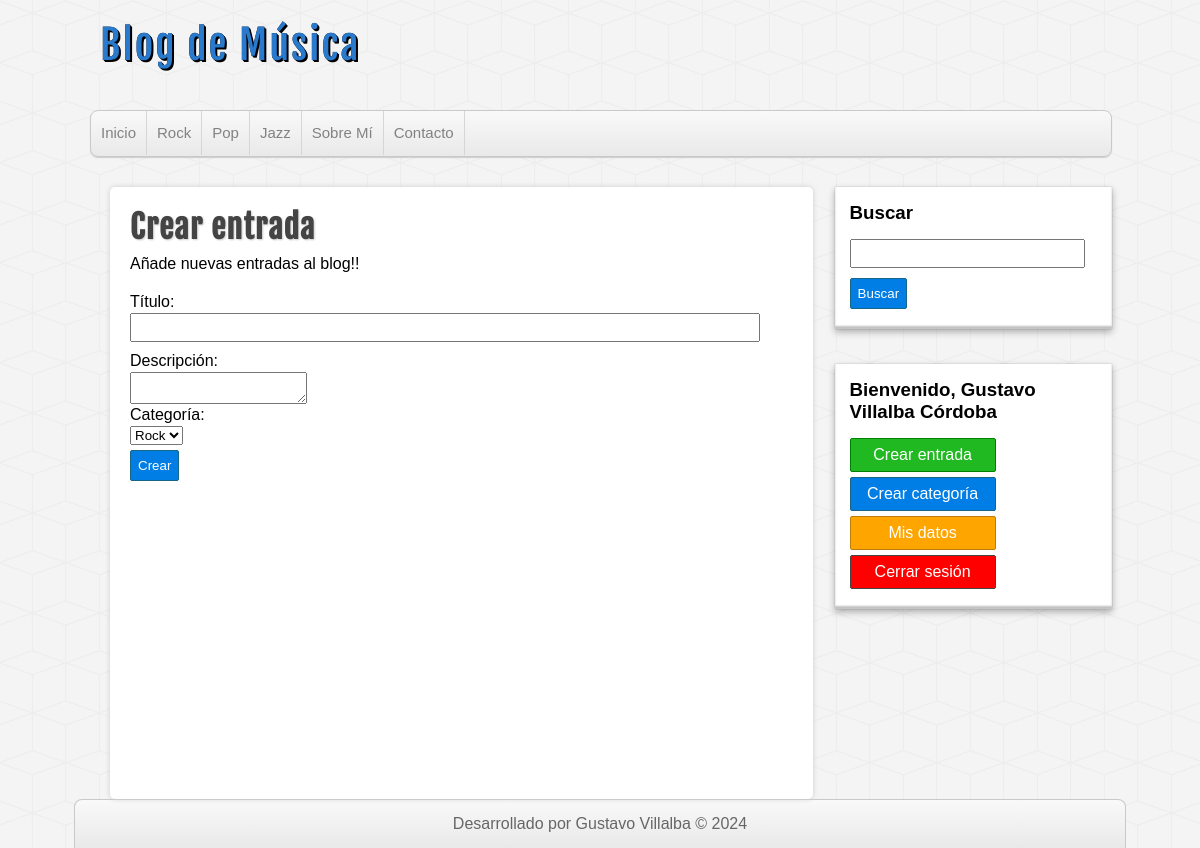
The app's page /crear-entradas.php (signed in) with its own data.
### tables this page shows
CREATE TABLE categorias (
    id int(255) auto_increment not null,
    nombre varchar(100) not null,
    CONSTRAINT pk_categorias PRIMARY KEY(id)
);

### includes/helpers.php (called while the page is built, shortened)
<?php
function getCategories($db){
    $sql = "SELECT * FROM categorias ORDER BY id";
    $categorias = mysqli_query($db, $sql);
    $result = array();
    if($categorias && mysqli_num_rows($categorias)>=1){
        $result = $categorias;
    }
    return $result;
}
?>

### crear-entradas.php (the view, shortened to what this page needs)
<?php require_once "includes/header.php";?>
<?php require_once "includes/lateral.php";?>
<?php include_once "includes/helpers.php"; ?>
<div id="principal">
    <h1>Crear entrada</h1>
    <p>Añade nuevas entradas al blog!!</p>
    <br>
    <form action="guardar-entrada.php" method="POST">
        <label for="title">Título:</label>
        <input type="text" name="title">
        <label for="description">Descripción:</label>
        <textarea name="description"></textarea>
        <label for="category">Categoría:</label>
        <select name="category">
            <?php
                $categorias = getCategories($db);
                if(!empty($categorias)):
                    while ($categoria = mysqli_fetch_assoc($categorias)):
            ?>
            <option value="<?=$categoria['id']?>">
                <?=$categoria['nombre']?>
            </option>
           <?php
                endwhile;
                endif;
            ?>
        </select>
        <input type="submit" value="Crear">
    </form>
</div>
<?php require_once "includes/footer.php";?>

### includes/header.php (shortened to what this page needs)
<?php require_once "GestorBD.php";?>
<?php include_once "includes/helpers.php"; ?>
<html lang="es">
    <head>
        <link rel="stylesheet" href="assets/css/style.css">
    </head>
    <body>
        <header id="header">
            <div id="logo">
                <a href="index.php">
                    Blog de Música
                </a>
            </div>
            <nav id="nav">
                <ul>
                    <li>
                        <a href="index.php">Inicio</a>
                    </li>
                    <?php
                        $categorias = getCategories($db);
                        if(!empty($categorias)):
                            while ($categoria = mysqli_fetch_assoc($categorias)):
                    ?>
                        <li>
                            <a href="categorie.php?id=<?=$categoria['id']?>"><?=$categoria['nombre']?></a>
                        </li>
                    <?php
                            endwhile;
                        endif;
                    ?>
                    <li>
                        <a href="index.php">Sobre Mí</a>
                    </li>
                    <li>
                        <a href="index.php">Contacto</a>
                    </li>
                </ul>
            </nav>
        </header>
        <div id="pincipal-container">

### assets/css/style.css (style rules this page uses)
* { margin: 0px; padding: 0px; font-family: sans-serif, Helvetica, Arial; text-decoration: none; }
body { background: url(../img/cubes.png) #F4F4F4; }
#header { width: 85%; height: auto; background: transparent; margin: 0px auto; }
#logo { float:left; width: 540px; height: 110px; }
#logo a { font-family: "fajala", Helvetica; font-size: 40px; letter-spacing: 2px; color: #2979CD; text-shadow: 0px 0px 0px black, 1px 1px 0px black, 2px 2px 0px black; transition: all 500ms; line-height: 90px; margin-left: 10px; }
#nav { clear: both; width: 100%; height: 45px; background: linear-gradient(to bottom, #f9f9f9 0px, #e9e9e9 100%); border: 1px solid #C9C9C9; border-radius: 8px; box-shadow: 0px 1px 1px #ccc; overflow: hidden; }
#nav ul { list-style: none; }
#nav ul li { float: left; line-height: 44px; border-right: 1px solid #D6D6D6; }
#nav ul li a { display: block; padding-left: 10px; padding-right: 10px; font-size: 15px; color: #838282; }
#pincipal-container { width: 85%; height: auto; margin: 0px auto; margin-top: 30px; margin-bottom: 30px; }
label, input[type="text"], input[type="email"], input[type="password"] { display: block; width: 95%; margin-top:2px; margin-bottom: 2px; }
input[type="text"], input[type="email"], input[type="password"] { padding: 5px; margin-bottom: 10px; }
input[type="button"], input[type="submit"], .boton { margin-top: 5px; margin-bottom: 5px; display: block; border-radius: 2px; color:white; background: #007ee5; border: 1px solid #156785; cursor:pointer; padding: 7px; }
#principal { float: left; width: 65%; min-height: 572px; background:white; border-radius: 5px; box-shadow: 0px 0px 5px #ccc; margin-left: 20px; padding: 20px; overflow: hidden; }
#principal h1 { font-size: 32px; color: #444; letter-spacing: 1px; text-shadow: 1px 1px 2px #ccc; font-family: "fajala"; }
#principal p { margin-top: 8px; }

### records on screen
categorias: nombre "Rock"
categorias: nombre "Pop"
categorias: nombre "Jazz"

### other values on screen
$_SESSION['user']['nombre'] "Gustavo"
$_SESSION['user']['apellidos'] "Villalba Córdoba"
form field category "Rock"
